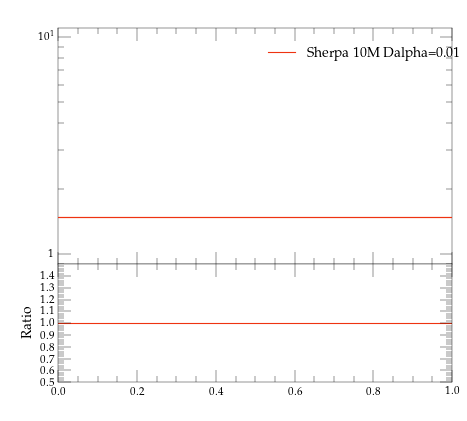

Recreate this plot in Python.
#! /usr/bin/env python

# This Python script was auto-generated using YODA v2.0.0.
# Analysis object: /evtb/incCutEg
# Timestamp: 13-04-2024 (01:44:13)

import matplotlib as mpl
import matplotlib.pyplot as plt
mpl.use('Agg') # comment out for interactive use
import os
import numpy as np

plotDir = os.path.split(os.path.realpath(__file__))[0]
if 'YODA_USER_PLOT_PATH' in globals():
    plot_outdir = globals()['YODA_USER_PLOT_PATH']
else:
    plot_outdir = plotDir

#plot style
plt.style.use(os.path.join(plotDir, '../default.mplstyle'))
# plot metadata
figW, figH = plt.rcParams['figure.figsize']
ax_xLabel = r''
ax_yLabel = r''
ax_title  = r''
ax_xScale = 'linear'
ax_yScale = 'log'
xLims = (0.0, 1.0)
yLims = (0.9, 11.0)

# TeX-friendly labels for the legend
labels = [ r"Sherpa 10M Dalpha=0.01" ]

# Create figure and axis objects
fig, (ax, ratio0_ax) = plt.subplots(2, 1, sharex=True,
                  figsize=(figW,figH), gridspec_kw={'height_ratios': (2, 1)})
ratio0_ax.yaxis.set_major_locator(mpl.ticker.MultipleLocator(0.1))
ratio0_ax.set_ylim(0.5, 1.4999)
ratio0_ax.set_ylabel('Ratio')

# LineColor map: curve index -> color
linecolors = {0: '#EE3311'}
# the numerical data is stored in a separate file
dataf = dict()
prefix = os.path.split(__file__)[0]
if prefix:    prefix = prefix + '/'
exec(open(prefix+'incCutEg__data.py').read(), dataf)


legend_handles = [] # keep track of handles for the legend

# style options for curves
# starts at zorder>=5 to draw curve on top of legend
styles = {
  'curve0': {
    'color' : linecolors[0],
    'linestyle' : '-',
    'marker' : 'o',
    'zorder' : 5,
    'histstyle' : True,
  },
}
# curve from input yoda files in main panel
for label in dataf['yvals'].keys():
    if all(np.isnan(v) for v in dataf['yvals'][label]):
        continue
    tmp = None
    if styles[label]['histstyle']: # draw as histogram
        tmp, = ax.plot(dataf['xedges'], dataf['yedges'][label],
                       color=styles[label]['color'],
                       linestyle=styles[label]['linestyle'],
                       drawstyle='steps-pre', solid_joinstyle='miter',
                       zorder=styles[label]['zorder'], label=label)
        ax.errorbar(dataf['xpoints'], dataf['yvals'][label], color=styles[label]['color'],
                    xerr=dataf['xerrs'], yerr=[dataf['ydowns'][label], dataf['yups'][label]],
                    linestyle='none', zorder=styles[label]['zorder'])
    else: # draw as scatter
        tmp = ax.errorbar(dataf['xpoints'], dataf['yvals'][label],
                          xerr=dataf['xerrs'],
                          yerr=[ dataf['ydowns'][label],
                          dataf['yups'][label] ],
                          fmt=styles[label]['marker'],
                          ecolor=styles[label]['color'],
                          color=styles[label]['color'], zorder=2)
        tmp[-1][0].set_linestyle(styles[label]['linestyle'])
    legend_handles += [tmp]
    for varLabel in dataf['variation_yvals'].keys():
        if varLabel.startswith(label):
            tmp, = ax.plot(dataf['xedges'], dataf['variation_yvals'][varLabel],
                           color=styles[label]['color'],
                           linestyle=styles[label]['linestyle'],
                           drawstyle='steps-pre', solid_joinstyle='miter',
                           zorder=styles[label]['zorder'], alpha=0.5)


# plots on ratio panel
# curve from input yoda files in ratio panel
for label, yvals in dataf['ratio0_yvals'].items():
    if all(np.isnan(v) for v in yvals):
        continue
    if styles[label]['histstyle']: # plot as histogram
        ratio0_ax.plot(dataf['xedges'], yvals,
                       color=styles[label]['color'],
                       linestyle=styles[label]['linestyle'],
                       drawstyle='steps-pre', zorder=1,
                       solid_joinstyle='miter')
        ratio0_ax.vlines(dataf['xpoints'],
                         dataf['ratio0_ymin'][label],
                         dataf['ratio0_ymax'][label],
                         color=styles[label]['color'], zorder=1)
    else: # plot as scatter
        tmp = ratio0_ax.errorbar(dataf['xpoints'],
                                 yvals, xerr=dataf['xerrs'],
                                 yerr=dataf['ratio0_yerrs'][label],
                                 fmt=styles[label]['marker'],
                                 ecolor=styles[label]['color'],
                                 color=styles[label]['color'])
        tmp[-1][0].set_linestyle(styles[label]['linestyle'])

    for varlabel in dataf['ratio0_variation_vals'].keys():
        if varlabel.startswith(label):
            ratio0_ax.plot(dataf['xedges'],
                            dataf['ratio0_variation_vals'][varlabel],
                            color=styles[label]['color'],
                            linestyle=styles[label]['linestyle'],
                            drawstyle='steps-pre', solid_joinstyle='miter',
                            zorder=1, alpha=0.5)

legend_pos = (0.5, 0.97)
ax.legend(legend_handles, labels, loc='upper left', bbox_to_anchor=legend_pos)

# set plot metadata as defined above
ratio0_ax.set_xlabel(ax_xLabel)
ratio0_ax.xaxis.set_label_coords(1., -.15)
ax.set_ylabel(ax_yLabel, loc='top')
ax.set_title(ax_title, loc='left')
ax.set_xscale(ax_xScale)
ax.set_yscale(ax_yScale)
ax.set_xlim(xLims)
ax.set_ylim(yLims)

# tick formatting
plt.rcParams['xtick.top'] = True
plt.rcParams['ytick.right'] = True
ax.yaxis.set_major_locator(mpl.ticker.LogLocator(base=10.0, numticks=np.inf))
ax.yaxis.set_minor_locator(mpl.ticker.LogLocator(
                           base=10.0, subs=np.arange(0.1, 1, 0.1), numticks=np.inf))
fig.align_ylabels((ax, ratio0_ax))
plt.savefig(os.path.join(plot_outdir, 'incCutEg.pdf'), format='PDF')
plt.savefig(os.path.join(plot_outdir, 'incCutEg.png'), format='PNG')

plt.close(fig)
